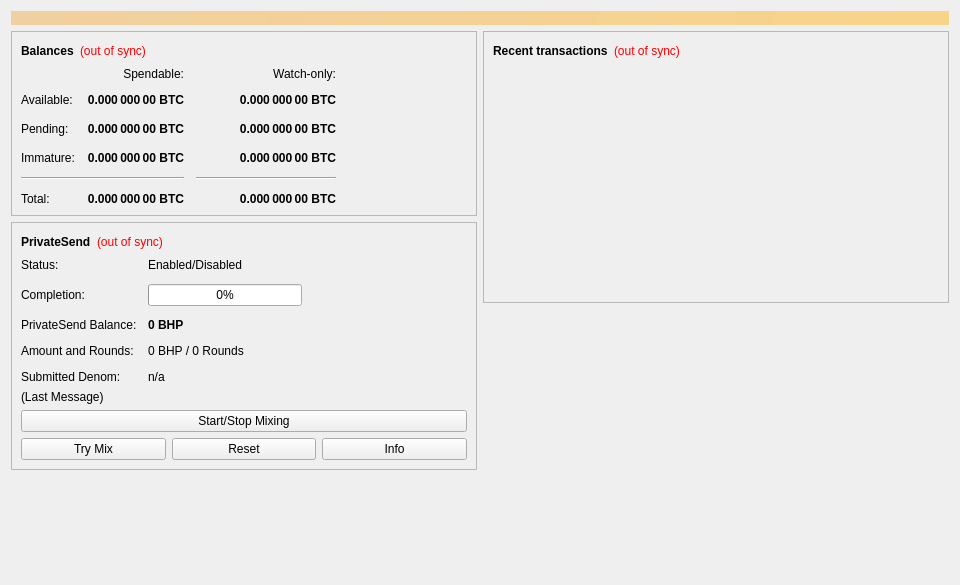
<?xml version="1.0" encoding="UTF-8"?>
<ui version="4.0">
 <class>OverviewPage</class>
 <widget class="QWidget" name="OverviewPage">
  <property name="geometry">
   <rect>
    <x>0</x>
    <y>0</y>
    <width>960</width>
    <height>585</height>
   </rect>
  </property>
  <property name="minimumSize">
   <size>
    <width>960</width>
    <height>0</height>
   </size>
  </property>
  <property name="windowTitle">
   <string>Form</string>
  </property>
  <layout class="QVBoxLayout" name="topLayout">
   <item>
    <widget class="QLabel" name="labelAlerts">
     <property name="visible">
      <bool>false</bool>
     </property>
     <property name="styleSheet">
      <string notr="true">QLabel { background-color: qlineargradient(x1: 0, y1: 0, x2: 1, y2: 0, stop:0 #F0D0A0, stop:1 #F8D488); color:#000000; }</string>
     </property>
     <property name="wordWrap">
      <bool>true</bool>
     </property>
     <property name="margin">
      <number>3</number>
     </property>
     <property name="textInteractionFlags">
      <set>Qt::TextSelectableByMouse</set>
     </property>
    </widget>
   </item>
   <item>
    <layout class="QHBoxLayout" name="horizontalLayout" stretch="1,1">
     <item>
      <layout class="QVBoxLayout" name="verticalLayout_2">
       <item>
        <widget class="QFrame" name="frame">
         <property name="frameShape">
          <enum>QFrame::StyledPanel</enum>
         </property>
         <property name="frameShadow">
          <enum>QFrame::Raised</enum>
         </property>
         <layout class="QVBoxLayout" name="verticalLayout_4">
          <item>
           <layout class="QHBoxLayout" name="horizontalLayout_4">
            <item>
             <widget class="QLabel" name="label_5">
              <property name="font">
               <font>
                <weight>75</weight>
                <bold>true</bold>
               </font>
              </property>
              <property name="text">
               <string>Balances</string>
              </property>
             </widget>
            </item>
            <item>
             <widget class="QLabel" name="labelWalletStatus">
              <property name="toolTip">
               <string>The displayed information may be out of date. Your wallet automatically synchronizes with the Bluehost network after a connection is established, but this process has not completed yet.</string>
              </property>
              <property name="styleSheet">
               <string notr="true">QLabel { color: red; }</string>
              </property>
              <property name="text">
               <string notr="true">(out of sync)</string>
              </property>
              <property name="alignment">
               <set>Qt::AlignLeading|Qt::AlignLeft|Qt::AlignVCenter</set>
              </property>
             </widget>
            </item>
            <item>
             <spacer name="horizontalSpacer_3">
              <property name="orientation">
               <enum>Qt::Horizontal</enum>
              </property>
              <property name="sizeHint" stdset="0">
               <size>
                <width>40</width>
                <height>20</height>
               </size>
              </property>
             </spacer>
            </item>
           </layout>
          </item>
          <item>
           <layout class="QGridLayout" name="gridLayout">
            <property name="spacing">
             <number>12</number>
            </property>
            <item row="2" column="2">
             <widget class="QLabel" name="labelWatchPending">
              <property name="font">
               <font>
                <weight>75</weight>
                <bold>true</bold>
               </font>
              </property>
              <property name="cursor">
               <cursorShape>IBeamCursor</cursorShape>
              </property>
              <property name="toolTip">
               <string>Unconfirmed transactions to watch-only addresses</string>
              </property>
              <property name="text">
               <string notr="true">0.000 000 00 BTC</string>
              </property>
              <property name="alignment">
               <set>Qt::AlignRight|Qt::AlignTrailing|Qt::AlignVCenter</set>
              </property>
              <property name="textInteractionFlags">
               <set>Qt::LinksAccessibleByMouse|Qt::TextSelectableByKeyboard|Qt::TextSelectableByMouse</set>
              </property>
             </widget>
            </item>
            <item row="2" column="1">
             <widget class="QLabel" name="labelUnconfirmed">
              <property name="font">
               <font>
                <weight>75</weight>
                <bold>true</bold>
               </font>
              </property>
              <property name="cursor">
               <cursorShape>IBeamCursor</cursorShape>
              </property>
              <property name="toolTip">
               <string>Total of transactions that have yet to be confirmed, and do not yet count toward the spendable balance</string>
              </property>
              <property name="text">
               <string notr="true">0.000 000 00 BTC</string>
              </property>
              <property name="alignment">
               <set>Qt::AlignRight|Qt::AlignTrailing|Qt::AlignVCenter</set>
              </property>
              <property name="textInteractionFlags">
               <set>Qt::LinksAccessibleByMouse|Qt::TextSelectableByKeyboard|Qt::TextSelectableByMouse</set>
              </property>
             </widget>
            </item>
            <item row="3" column="2">
             <widget class="QLabel" name="labelWatchImmature">
              <property name="font">
               <font>
                <weight>75</weight>
                <bold>true</bold>
               </font>
              </property>
              <property name="cursor">
               <cursorShape>IBeamCursor</cursorShape>
              </property>
              <property name="toolTip">
               <string>Mined balance in watch-only addresses that has not yet matured</string>
              </property>
              <property name="text">
               <string notr="true">0.000 000 00 BTC</string>
              </property>
              <property name="alignment">
               <set>Qt::AlignRight|Qt::AlignTrailing|Qt::AlignVCenter</set>
              </property>
              <property name="textInteractionFlags">
               <set>Qt::LinksAccessibleByMouse|Qt::TextSelectableByKeyboard|Qt::TextSelectableByMouse</set>
              </property>
             </widget>
            </item>
            <item row="4" column="0" colspan="2">
             <widget class="Line" name="lineSpendableBalance">
              <property name="orientation">
               <enum>Qt::Horizontal</enum>
              </property>
             </widget>
            </item>
            <item row="4" column="2">
             <widget class="Line" name="lineWatchBalance">
              <property name="sizePolicy">
               <sizepolicy hsizetype="Preferred" vsizetype="Fixed">
                <horstretch>0</horstretch>
                <verstretch>0</verstretch>
               </sizepolicy>
              </property>
              <property name="minimumSize">
               <size>
                <width>140</width>
                <height>0</height>
               </size>
              </property>
              <property name="orientation">
               <enum>Qt::Horizontal</enum>
              </property>
             </widget>
            </item>
            <item row="5" column="0">
             <widget class="QLabel" name="labelTotalText">
              <property name="text">
               <string>Total:</string>
              </property>
             </widget>
            </item>
            <item row="3" column="1">
             <widget class="QLabel" name="labelImmature">
              <property name="font">
               <font>
                <weight>75</weight>
                <bold>true</bold>
               </font>
              </property>
              <property name="cursor">
               <cursorShape>IBeamCursor</cursorShape>
              </property>
              <property name="toolTip">
               <string>Mined balance that has not yet matured</string>
              </property>
              <property name="text">
               <string notr="true">0.000 000 00 BTC</string>
              </property>
              <property name="alignment">
               <set>Qt::AlignRight|Qt::AlignTrailing|Qt::AlignVCenter</set>
              </property>
              <property name="textInteractionFlags">
               <set>Qt::LinksAccessibleByMouse|Qt::TextSelectableByKeyboard|Qt::TextSelectableByMouse</set>
              </property>
             </widget>
            </item>
            <item row="2" column="3">
             <spacer name="horizontalSpacer_2">
              <property name="orientation">
               <enum>Qt::Horizontal</enum>
              </property>
              <property name="sizeHint" stdset="0">
               <size>
                <width>40</width>
                <height>20</height>
               </size>
              </property>
             </spacer>
            </item>
            <item row="3" column="0">
             <widget class="QLabel" name="labelImmatureText">
              <property name="text">
               <string>Immature:</string>
              </property>
             </widget>
            </item>
            <item row="5" column="1">
             <widget class="QLabel" name="labelTotal">
              <property name="font">
               <font>
                <weight>75</weight>
                <bold>true</bold>
               </font>
              </property>
              <property name="cursor">
               <cursorShape>IBeamCursor</cursorShape>
              </property>
              <property name="toolTip">
               <string>Your current total balance</string>
              </property>
              <property name="text">
               <string notr="true">0.000 000 00 BTC</string>
              </property>
              <property name="alignment">
               <set>Qt::AlignRight|Qt::AlignTrailing|Qt::AlignVCenter</set>
              </property>
              <property name="textInteractionFlags">
               <set>Qt::LinksAccessibleByMouse|Qt::TextSelectableByKeyboard|Qt::TextSelectableByMouse</set>
              </property>
             </widget>
            </item>
            <item row="5" column="2">
             <widget class="QLabel" name="labelWatchTotal">
              <property name="font">
               <font>
                <weight>75</weight>
                <bold>true</bold>
               </font>
              </property>
              <property name="cursor">
               <cursorShape>IBeamCursor</cursorShape>
              </property>
              <property name="toolTip">
               <string>Current total balance in watch-only addresses</string>
              </property>
              <property name="text">
               <string notr="true">0.000 000 00 BTC</string>
              </property>
              <property name="alignment">
               <set>Qt::AlignRight|Qt::AlignTrailing|Qt::AlignVCenter</set>
              </property>
              <property name="textInteractionFlags">
               <set>Qt::LinksAccessibleByMouse|Qt::TextSelectableByKeyboard|Qt::TextSelectableByMouse</set>
              </property>
             </widget>
            </item>
            <item row="0" column="2">
             <widget class="QLabel" name="labelWatchonly">
              <property name="text">
               <string>Watch-only:</string>
              </property>
              <property name="alignment">
               <set>Qt::AlignRight|Qt::AlignTrailing|Qt::AlignVCenter</set>
              </property>
             </widget>
            </item>
            <item row="1" column="0">
             <widget class="QLabel" name="labelBalanceText">
              <property name="text">
               <string>Available:</string>
              </property>
             </widget>
            </item>
            <item row="1" column="1">
             <widget class="QLabel" name="labelBalance">
              <property name="font">
               <font>
                <weight>75</weight>
                <bold>true</bold>
               </font>
              </property>
              <property name="cursor">
               <cursorShape>IBeamCursor</cursorShape>
              </property>
              <property name="toolTip">
               <string>Your current spendable balance</string>
              </property>
              <property name="text">
               <string notr="true">0.000 000 00 BTC</string>
              </property>
              <property name="alignment">
               <set>Qt::AlignRight|Qt::AlignTrailing|Qt::AlignVCenter</set>
              </property>
              <property name="textInteractionFlags">
               <set>Qt::LinksAccessibleByMouse|Qt::TextSelectableByKeyboard|Qt::TextSelectableByMouse</set>
              </property>
             </widget>
            </item>
            <item row="1" column="2">
             <widget class="QLabel" name="labelWatchAvailable">
              <property name="font">
               <font>
                <weight>75</weight>
                <bold>true</bold>
               </font>
              </property>
              <property name="cursor">
               <cursorShape>IBeamCursor</cursorShape>
              </property>
              <property name="toolTip">
               <string>Your current balance in watch-only addresses</string>
              </property>
              <property name="text">
               <string notr="true">0.000 000 00 BTC</string>
              </property>
              <property name="alignment">
               <set>Qt::AlignRight|Qt::AlignTrailing|Qt::AlignVCenter</set>
              </property>
              <property name="textInteractionFlags">
               <set>Qt::LinksAccessibleByMouse|Qt::TextSelectableByKeyboard|Qt::TextSelectableByMouse</set>
              </property>
             </widget>
            </item>
            <item row="2" column="0">
             <widget class="QLabel" name="labelPendingText">
              <property name="text">
               <string>Pending:</string>
              </property>
             </widget>
            </item>
            <item row="0" column="1">
             <widget class="QLabel" name="labelSpendable">
              <property name="text">
               <string>Spendable:</string>
              </property>
              <property name="alignment">
               <set>Qt::AlignRight|Qt::AlignTrailing|Qt::AlignVCenter</set>
              </property>
             </widget>
            </item>
           </layout>
          </item>
         </layout>
        </widget>
       </item>
       <item>
        <widget class="QFrame" name="framePrivateSend">
         <property name="layoutDirection">
          <enum>Qt::LeftToRight</enum>
         </property>
         <property name="frameShape">
          <enum>QFrame::StyledPanel</enum>
         </property>
         <property name="frameShadow">
          <enum>QFrame::Raised</enum>
         </property>
         <layout class="QVBoxLayout" name="VerticalLayout_PS1">
          <item>
           <layout class="QHBoxLayout" name="horizontalLayout_5">
            <item>
             <widget class="QLabel" name="labelPrivateSendHeader">
              <property name="font">
               <font>
                <weight>75</weight>
                <bold>true</bold>
               </font>
              </property>
              <property name="text">
               <string>PrivateSend</string>
              </property>
             </widget>
            </item>
            <item>
             <widget class="QLabel" name="labelPrivateSendSyncStatus">
              <property name="toolTip">
               <string>The displayed information may be out of date. Your wallet automatically synchronizes with the Bluehost network after a connection is established, but this process has not completed yet.</string>
              </property>
              <property name="styleSheet">
               <string notr="true">QLabel { color: red; }</string>
              </property>
              <property name="text">
               <string notr="true">(out of sync)</string>
              </property>
              <property name="alignment">
               <set>Qt::AlignLeading|Qt::AlignLeft|Qt::AlignVCenter</set>
              </property>
             </widget>
            </item>
            <item>
             <spacer name="horizontalSpacer_4">
              <property name="orientation">
               <enum>Qt::Horizontal</enum>
              </property>
              <property name="sizeHint" stdset="0">
               <size>
                <width>40</width>
                <height>20</height>
               </size>
              </property>
             </spacer>
            </item>
           </layout>
          </item>
          <item>
           <layout class="QFormLayout" name="privateSendFormLayout">
            <property name="fieldGrowthPolicy">
             <enum>QFormLayout::AllNonFixedFieldsGrow</enum>
            </property>
            <property name="horizontalSpacing">
             <number>11</number>
            </property>
            <property name="verticalSpacing">
             <number>12</number>
            </property>
            <item row="0" column="0">
             <widget class="QLabel" name="labelPrivateSendEnabledText">
              <property name="text">
               <string>Status:</string>
              </property>
             </widget>
            </item>
            <item row="0" column="1">
             <widget class="QLabel" name="labelPrivateSendEnabled">
              <property name="text">
               <string>Enabled/Disabled</string>
              </property>
             </widget>
            </item>
            <item row="1" column="0">
             <widget class="QLabel" name="labelCompletitionText">
              <property name="text">
               <string>Completion:</string>
              </property>
             </widget>
            </item>
            <item row="1" column="1">
             <widget class="QProgressBar" name="privateSendProgress">
              <property name="maximumSize">
               <size>
                <width>154</width>
                <height>16777215</height>
               </size>
              </property>
              <property name="value">
               <number>0</number>
              </property>
             </widget>
            </item>
            <item row="2" column="0">
             <widget class="QLabel" name="labelAnonymizedText">
              <property name="text">
               <string>PrivateSend Balance:</string>
              </property>
             </widget>
            </item>
            <item row="2" column="1">
             <widget class="QLabel" name="labelAnonymized">
              <property name="font">
               <font>
                <weight>75</weight>
                <bold>true</bold>
               </font>
              </property>
              <property name="text">
               <string notr="true">0 BHP</string>
              </property>
             </widget>
            </item>
            <item row="3" column="0">
             <widget class="QLabel" name="labelAmountAndRoundsText">
              <property name="text">
               <string>Amount and Rounds:</string>
              </property>
             </widget>
            </item>
            <item row="3" column="1">
             <widget class="QLabel" name="labelAmountRounds">
              <property name="text">
               <string>0 BHP / 0 Rounds</string>
              </property>
             </widget>
            </item>
            <item row="4" column="0">
             <widget class="QLabel" name="labelSubmittedDenomText">
              <property name="text">
               <string>Submitted Denom:</string>
              </property>
             </widget>
            </item>
            <item row="4" column="1">
             <widget class="QLabel" name="labelSubmittedDenom">
              <property name="toolTip">
               <string>The denominations you submitted to the Masternode.&lt;br&gt;To mix, other users must submit the exact same denominations.</string>
              </property>
              <property name="text">
               <string>n/a</string>
              </property>
             </widget>
            </item>
           </layout>
          </item>
          <item>
           <layout class="QVBoxLayout" name="VerticalLayout_PS">
            <item>
             <widget class="QLabel" name="labelPrivateSendLastMessage">
              <property name="text">
               <string>(Last Message)</string>
              </property>
              <property name="alignment">
               <set>Qt::AlignLeading|Qt::AlignLeft|Qt::AlignTop</set>
              </property>
              <property name="wordWrap">
               <bool>true</bool>
              </property>
             </widget>
            </item>
            <item>
             <widget class="QPushButton" name="togglePrivateSend">
              <property name="sizePolicy">
               <sizepolicy hsizetype="MinimumExpanding" vsizetype="Fixed">
                <horstretch>0</horstretch>
                <verstretch>0</verstretch>
               </sizepolicy>
              </property>
              <property name="text">
               <string>Start/Stop Mixing</string>
              </property>
             </widget>
            </item>
            <item>
             <layout class="QHBoxLayout" name="horizontalLayout_debugbuttons">
              <item>
               <widget class="QPushButton" name="privateSendAuto">
                <property name="sizePolicy">
                 <sizepolicy hsizetype="MinimumExpanding" vsizetype="Fixed">
                  <horstretch>0</horstretch>
                  <verstretch>0</verstretch>
                 </sizepolicy>
                </property>
                <property name="toolTip">
                 <string>Try to manually submit a PrivateSend request.</string>
                </property>
                <property name="text">
                 <string>Try Mix</string>
                </property>
               </widget>
              </item>
              <item>
               <widget class="QPushButton" name="privateSendReset">
                <property name="sizePolicy">
                 <sizepolicy hsizetype="MinimumExpanding" vsizetype="Fixed">
                  <horstretch>0</horstretch>
                  <verstretch>0</verstretch>
                 </sizepolicy>
                </property>
                <property name="toolTip">
                 <string>Reset the current status of PrivateSend (can interrupt PrivateSend if it's in the process of Mixing, which can cost you money!)</string>
                </property>
                <property name="autoFillBackground">
                 <bool>false</bool>
                </property>
                <property name="text">
                 <string>Reset</string>
                </property>
               </widget>
              </item>
              <item>
               <widget class="QPushButton" name="privateSendInfo">
                <property name="sizePolicy">
                 <sizepolicy hsizetype="MinimumExpanding" vsizetype="Fixed">
                  <horstretch>0</horstretch>
                  <verstretch>0</verstretch>
                 </sizepolicy>
                </property>
                <property name="toolTip">
                 <string>Information about PrivateSend and Mixing</string>
                </property>
                <property name="text">
                 <string>Info</string>
                </property>
               </widget>
              </item>
             </layout>
            </item>
           </layout>
          </item>
         </layout>
        </widget>
       </item>
       <item>
        <spacer name="verticalSpacer">
         <property name="orientation">
          <enum>Qt::Vertical</enum>
         </property>
         <property name="sizeHint" stdset="0">
          <size>
           <width>20</width>
           <height>40</height>
          </size>
         </property>
        </spacer>
       </item>
      </layout>
     </item>
     <item>
      <layout class="QVBoxLayout" name="verticalLayout_3">
       <item>
        <widget class="QFrame" name="frame_2">
         <property name="frameShape">
          <enum>QFrame::StyledPanel</enum>
         </property>
         <property name="frameShadow">
          <enum>QFrame::Raised</enum>
         </property>
         <layout class="QVBoxLayout" name="verticalLayout">
          <item>
           <layout class="QHBoxLayout" name="horizontalLayout_2">
            <item>
             <widget class="QLabel" name="label_4">
              <property name="font">
               <font>
                <weight>75</weight>
                <bold>true</bold>
               </font>
              </property>
              <property name="text">
               <string>Recent transactions</string>
              </property>
             </widget>
            </item>
            <item>
             <widget class="QLabel" name="labelTransactionsStatus">
              <property name="toolTip">
               <string>The displayed information may be out of date. Your wallet automatically synchronizes with the Bluehost network after a connection is established, but this process has not completed yet.</string>
              </property>
              <property name="styleSheet">
               <string notr="true">QLabel { color: red; }</string>
              </property>
              <property name="text">
               <string notr="true">(out of sync)</string>
              </property>
              <property name="alignment">
               <set>Qt::AlignLeading|Qt::AlignLeft|Qt::AlignVCenter</set>
              </property>
             </widget>
            </item>
            <item>
             <spacer name="horizontalSpacer">
              <property name="orientation">
               <enum>Qt::Horizontal</enum>
              </property>
              <property name="sizeHint" stdset="0">
               <size>
                <width>40</width>
                <height>20</height>
               </size>
              </property>
             </spacer>
            </item>
           </layout>
          </item>
          <item>
           <widget class="QListView" name="listTransactions">
            <property name="styleSheet">
             <string notr="true">QListView { background: transparent; }</string>
            </property>
            <property name="frameShape">
             <enum>QFrame::NoFrame</enum>
            </property>
            <property name="verticalScrollBarPolicy">
             <enum>Qt::ScrollBarAlwaysOff</enum>
            </property>
            <property name="horizontalScrollBarPolicy">
             <enum>Qt::ScrollBarAlwaysOff</enum>
            </property>
            <property name="selectionMode">
             <enum>QAbstractItemView::NoSelection</enum>
            </property>
           </widget>
          </item>
         </layout>
        </widget>
       </item>
       <item>
        <spacer name="verticalSpacer_2">
         <property name="orientation">
          <enum>Qt::Vertical</enum>
         </property>
         <property name="sizeHint" stdset="0">
          <size>
           <width>20</width>
           <height>40</height>
          </size>
         </property>
        </spacer>
       </item>
      </layout>
     </item>
    </layout>
   </item>
  </layout>
 </widget>
 <resources/>
 <connections/>
</ui>
